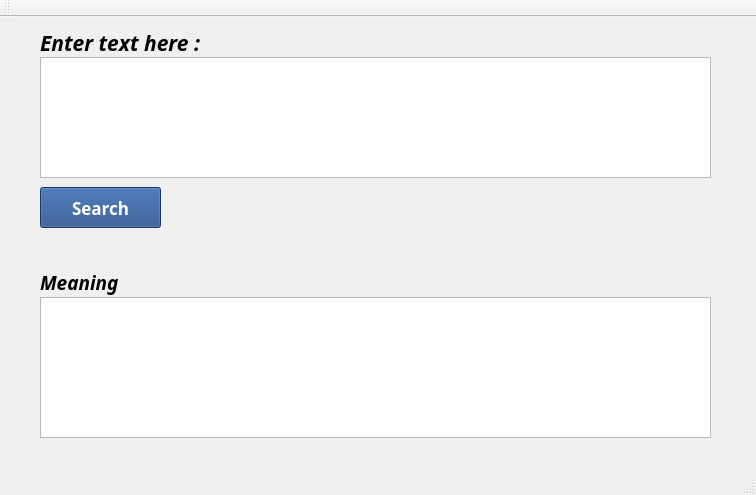
<?xml version="1.0" encoding="UTF-8"?>
<ui version="4.0">
 <class>Dictionary</class>
 <widget class="QMainWindow" name="Dictionary">
  <property name="geometry">
   <rect>
    <x>0</x>
    <y>0</y>
    <width>756</width>
    <height>495</height>
   </rect>
  </property>
  <property name="windowTitle">
   <string>Dictionary</string>
  </property>
  <widget class="QWidget" name="centralWidget">
   <widget class="QTextEdit" name="textEdit">
    <property name="geometry">
     <rect>
      <x>40</x>
      <y>40</y>
      <width>671</width>
      <height>121</height>
     </rect>
    </property>
   </widget>
   <widget class="QTextEdit" name="textEdit_2">
    <property name="geometry">
     <rect>
      <x>40</x>
      <y>280</y>
      <width>671</width>
      <height>141</height>
     </rect>
    </property>
   </widget>
   <widget class="QLabel" name="label">
    <property name="geometry">
     <rect>
      <x>40</x>
      <y>10</y>
      <width>191</width>
      <height>31</height>
     </rect>
    </property>
    <property name="font">
     <font>
      <family>Tibetan Machine Uni</family>
      <pointsize>16</pointsize>
      <weight>75</weight>
      <italic>true</italic>
      <bold>true</bold>
     </font>
    </property>
    <property name="text">
     <string>Enter text here :</string>
    </property>
   </widget>
   <widget class="QLabel" name="label_2">
    <property name="geometry">
     <rect>
      <x>40</x>
      <y>250</y>
      <width>101</width>
      <height>31</height>
     </rect>
    </property>
    <property name="font">
     <font>
      <family>Tibetan Machine Uni</family>
      <pointsize>14</pointsize>
      <weight>75</weight>
      <italic>true</italic>
      <bold>true</bold>
     </font>
    </property>
    <property name="text">
     <string>Meaning</string>
    </property>
   </widget>
   <widget class="QPushButton" name="pushButton">
    <property name="geometry">
     <rect>
      <x>40</x>
      <y>170</y>
      <width>121</width>
      <height>41</height>
     </rect>
    </property>
    <property name="palette">
     <palette>
      <active>
       <colorrole role="Button">
        <brush brushstyle="SolidPattern">
         <color alpha="255">
          <red>32</red>
          <green>74</green>
          <blue>135</blue>
         </color>
        </brush>
       </colorrole>
       <colorrole role="Text">
        <brush brushstyle="SolidPattern">
         <color alpha="255">
          <red>255</red>
          <green>255</green>
          <blue>255</blue>
         </color>
        </brush>
       </colorrole>
       <colorrole role="ButtonText">
        <brush brushstyle="SolidPattern">
         <color alpha="255">
          <red>255</red>
          <green>255</green>
          <blue>255</blue>
         </color>
        </brush>
       </colorrole>
       <colorrole role="Base">
        <brush brushstyle="SolidPattern">
         <color alpha="255">
          <red>255</red>
          <green>255</green>
          <blue>255</blue>
         </color>
        </brush>
       </colorrole>
       <colorrole role="Window">
        <brush brushstyle="SolidPattern">
         <color alpha="255">
          <red>32</red>
          <green>74</green>
          <blue>135</blue>
         </color>
        </brush>
       </colorrole>
       <colorrole role="PlaceholderText">
        <brush brushstyle="SolidPattern">
         <color alpha="128">
          <red>255</red>
          <green>255</green>
          <blue>255</blue>
         </color>
        </brush>
       </colorrole>
      </active>
      <inactive>
       <colorrole role="Button">
        <brush brushstyle="SolidPattern">
         <color alpha="255">
          <red>32</red>
          <green>74</green>
          <blue>135</blue>
         </color>
        </brush>
       </colorrole>
       <colorrole role="Text">
        <brush brushstyle="SolidPattern">
         <color alpha="255">
          <red>255</red>
          <green>255</green>
          <blue>255</blue>
         </color>
        </brush>
       </colorrole>
       <colorrole role="ButtonText">
        <brush brushstyle="SolidPattern">
         <color alpha="255">
          <red>255</red>
          <green>255</green>
          <blue>255</blue>
         </color>
        </brush>
       </colorrole>
       <colorrole role="Base">
        <brush brushstyle="SolidPattern">
         <color alpha="255">
          <red>255</red>
          <green>255</green>
          <blue>255</blue>
         </color>
        </brush>
       </colorrole>
       <colorrole role="Window">
        <brush brushstyle="SolidPattern">
         <color alpha="255">
          <red>32</red>
          <green>74</green>
          <blue>135</blue>
         </color>
        </brush>
       </colorrole>
       <colorrole role="PlaceholderText">
        <brush brushstyle="SolidPattern">
         <color alpha="128">
          <red>255</red>
          <green>255</green>
          <blue>255</blue>
         </color>
        </brush>
       </colorrole>
      </inactive>
      <disabled>
       <colorrole role="Button">
        <brush brushstyle="SolidPattern">
         <color alpha="255">
          <red>32</red>
          <green>74</green>
          <blue>135</blue>
         </color>
        </brush>
       </colorrole>
       <colorrole role="Text">
        <brush brushstyle="SolidPattern">
         <color alpha="255">
          <red>190</red>
          <green>190</green>
          <blue>190</blue>
         </color>
        </brush>
       </colorrole>
       <colorrole role="ButtonText">
        <brush brushstyle="SolidPattern">
         <color alpha="255">
          <red>190</red>
          <green>190</green>
          <blue>190</blue>
         </color>
        </brush>
       </colorrole>
       <colorrole role="Base">
        <brush brushstyle="SolidPattern">
         <color alpha="255">
          <red>32</red>
          <green>74</green>
          <blue>135</blue>
         </color>
        </brush>
       </colorrole>
       <colorrole role="Window">
        <brush brushstyle="SolidPattern">
         <color alpha="255">
          <red>32</red>
          <green>74</green>
          <blue>135</blue>
         </color>
        </brush>
       </colorrole>
       <colorrole role="PlaceholderText">
        <brush brushstyle="SolidPattern">
         <color alpha="128">
          <red>0</red>
          <green>0</green>
          <blue>0</blue>
         </color>
        </brush>
       </colorrole>
      </disabled>
     </palette>
    </property>
    <property name="font">
     <font>
      <family>Saab</family>
      <pointsize>13</pointsize>
      <weight>75</weight>
      <italic>false</italic>
      <bold>true</bold>
     </font>
    </property>
    <property name="text">
     <string>Search</string>
    </property>
   </widget>
  </widget>
  <widget class="QMenuBar" name="menuBar">
   <property name="geometry">
    <rect>
     <x>0</x>
     <y>0</y>
     <width>756</width>
     <height>22</height>
    </rect>
   </property>
  </widget>
  <widget class="QToolBar" name="mainToolBar">
   <attribute name="toolBarArea">
    <enum>TopToolBarArea</enum>
   </attribute>
   <attribute name="toolBarBreak">
    <bool>false</bool>
   </attribute>
  </widget>
  <widget class="QStatusBar" name="statusBar"/>
 </widget>
 <layoutdefault spacing="6" margin="11"/>
 <resources/>
 <connections/>
</ui>
